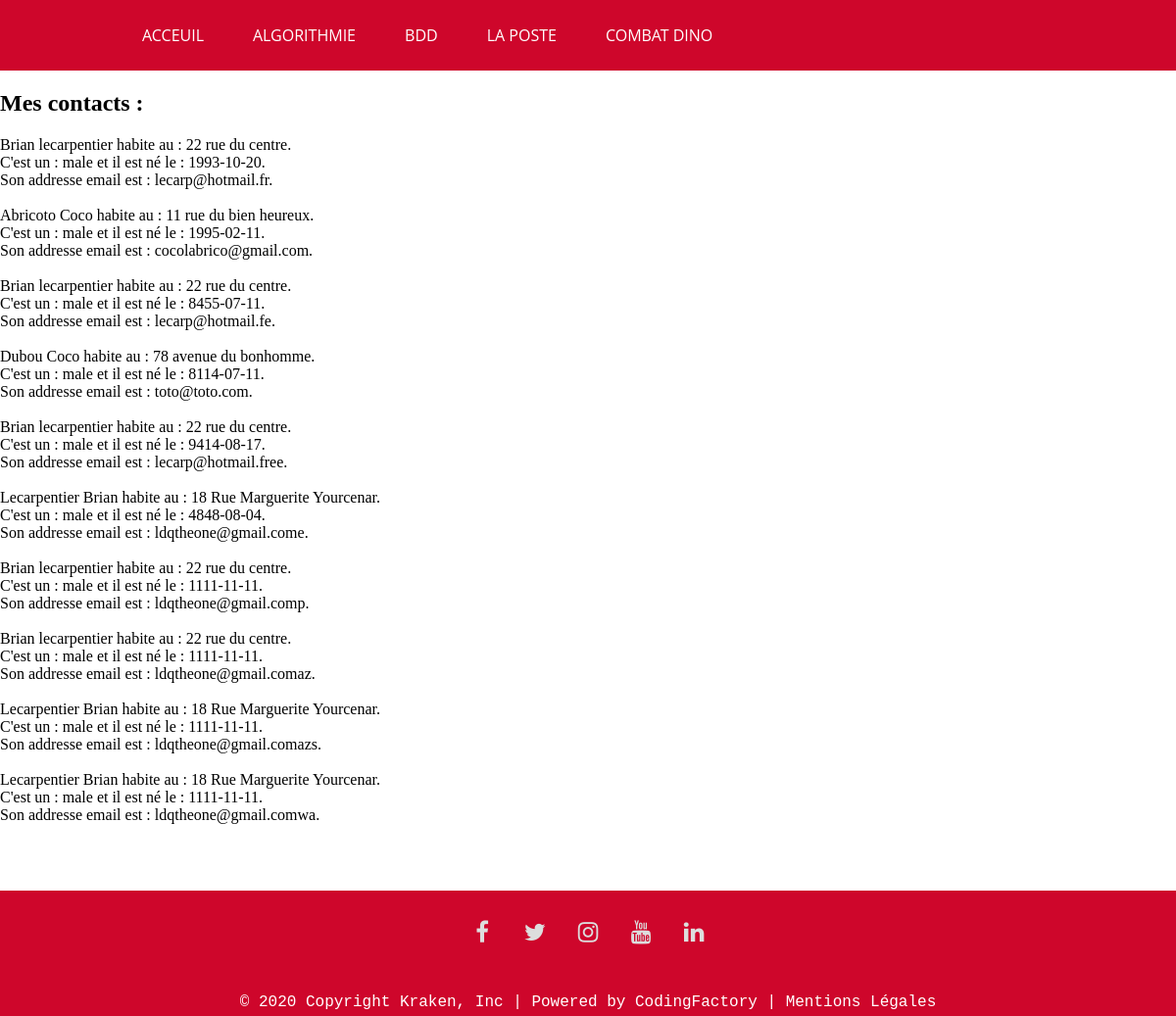
Before: /bdd/US13.php with the older database file.
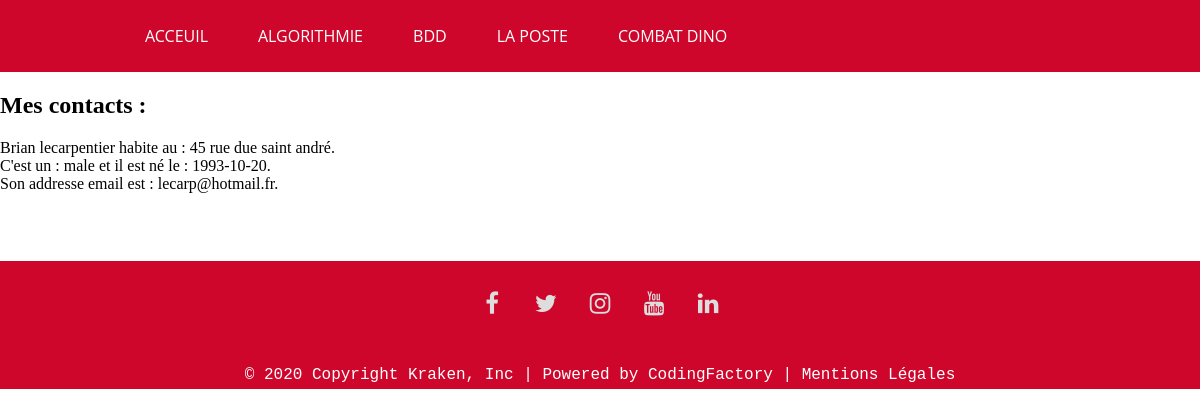
After: the same page with the newer database file.
### tables this page shows
CREATE TABLE IF NOT EXISTS `contacts` (
  `id` tinyint(4) UNSIGNED NOT NULL AUTO_INCREMENT,
  `firstname` varchar(40) NOT NULL,
  `lastname` varchar(40) NOT NULL,
  `birthdate` date NOT NULL,
  `gender` varchar(20) NOT NULL,
  `mail` varchar(40) NOT NULL,
  `address` text NOT NULL,
  PRIMARY KEY (`id`),
  UNIQUE KEY `mail` (`mail`)
);

### bdd/Database.php (called while the page is built, shortened)
<?php
class Database
{
    private $login;
    private $pass;
    private $connec;
    private $dbname;
    public function __construct($dbname, $login ='root', $pass=''){
        $this->dbname = $dbname;
        $this->login = $login;
        $this->pass = $pass;
    }
    private function connexion(){
        try
        {
            $bdd = new PDO('mysql:host=localhost;dbname='. $this->dbname, $this->login, $this->pass);
            $bdd->setAttribute(PDO::ATTR_ERRMODE, PDO::ERRMODE_WARNING);
            $bdd->setAttribute(PDO::ATTR_DEFAULT_FETCH_MODE, PDO::FETCH_OBJ);
            $this->connec = $bdd;
        }
        catch (PDOException $e)
        {
            $msg = 'ERREUR PDO dans ' . $e->getFile() . ' L.' . $e->getLine() . ' : ' . $e->getMessage();
            die($msg);
        }
    }
    public function selectAll($tableName){
        $sql = "SELECT * FROM " . $tableName;
        $result = $this->connec->prepare($sql);
        $result->execute();
        return $result->fetchAll(PDO::FETCH_ASSOC);
    }
}
?>

### bdd/US13.php (the view, shortened to what this page needs)
<?php
require 'Database.php';
$database = new Database("php_week");
?>
<html>
<head>
    <link rel="stylesheet" href="../style.css">
    <link rel="stylesheet" href="https://cdnjs.cloudflare.com/ajax/libs/font-awesome/4.7.0/css/font-awesome.min.css">
</head>
<body>
<?php include '../header.php' ?>
<h2 id="titleContact">Mes contacts :</h2>
<?php
$contacts = $database->selectAll('contacts');
foreach ($contacts as $contact){
    echo $contact['firstname'] . " " . $contact['lastname'] . " habite au : " . $contact['address'] . ".<br/>";
    echo "C'est un : " . $contact['gender'] . " et il est né le : " . $contact['birthdate'] . ".<br/>";
    echo "Son addresse email est : " . $contact['mail'] . ".<br/><br/>";
} ?>
<?php include '../footer.php' ?>
</body>
</html>

### header.php
<header>
    <nav>
        <ul>
            <li><a href="/php_week/index.php">Acceuil</a></li>
            <li><a href="/php_week/algo/algo.php">Algorithmie</a></li>
            <li><a href="/php_week/bdd/bdd.php">BDD</a></li>
            <li><a href="/php_week/poste/poste.php">La poste</a></li>
            <li><a href="/php_week/TP_Dino/dino.php">Combat Dino</a></li>
        </ul>
    </nav>
</header>

### footer.php
<footer>
    <div id="footerBandeRed">
        <ul>
            <li><a href="https://www.facebook.com/itescia/" target="_blank"><i class="fa fa-facebook" id="logofb"></i></a></li>
            <li><a href="https://twitter.com/ITESCIA" target="_blank"><i class="fa fa-twitter" id="logotwitter"></i></a></li>
            <li><a href="https://www.instagram.com/itescia_officiel/" target="_blank"><i class="fa fa-instagram" id="logoinsta"></i></a></li>
            <li><a href="https://www.youtube.com/channel/UCAhB6gZz4lFwtbXqhzkyVDg" target="_blank"><i class="fa fa-youtube" id="logoyt"></i></a></li>
            <li><a href="https://www.linkedin.com/school/itescia/" target="_blank"><i class="fa fa-linkedin" id="logolinkedin"></i></a></li>
        </ul>
    </div>
    <div id="copyright">
        <p>© 2020 Copyright <a href="poulpe.html" target="_blank">Kraken</a>, Inc | <a href="https://codingfactory.fr/" target="_blank">Powered by CodingFactory</a> | <a href="mentionsLegals.html">Mentions Légales</a></p>
    </div>
</footer>

### style.css (style rules this page uses)
header { display: flex; flex-direction: column; }
nav { margin: 0px; padding: 0 10%; background-color: rgb(206, 6, 43); display: flex; flex-direction: column; }
nav ul { margin: 0px; padding: 0px; display: flex; flex-direction: row; }
nav ul li { list-style-type: none; display: flex; flex-direction: column; }
nav ul li a { flex-grow: 1; padding: 25px; font-size: 1em; font-family: "Calibri","Open Sans",sans-serif; color: #FFFFFF; text-transform: uppercase; text-decoration: none; }
footer div { margin: 0; }
#footerBandeRed { height: 60px; padding: 20px 0px; margin: 50px 0 0 0; background-color: rgb(206, 6, 43); }
#footerBandeRed ul { margin: 0px; padding: 0px; text-align: center; }
#footerBandeRed ul li { display: inline-block; width: 50px; height: 50px; margin-top: 10px; border-radius: 100%; font-size: 1.5em; }
#logofb, #logoinsta, #logolinkedin, #logotwitter, #logoyt { color:#DDDDDD; transition-duration: 0.5s; }
#copyright { text-align: center; color: white; background-color: rgb(206, 6, 43); padding: 5px; }
#copyright p { font-family: 'Courier New', Courier, monospace; margin: 0px; }
#copyright a { text-decoration : none; color : white; }
body { margin: 0px; }

Changed rows visible on the page:
removed contacts: firstname "Abricoto", lastname "Coco", address "11 rue du bien heureux", gender "male", birthdate "1995-02-11", mail "cocolabrico@gmail.com"
removed contacts: firstname "Brian", lastname "lecarpentier", address "22 rue du centre", gender "male", birthdate "8455-07-11", mail "lecarp@hotmail.fe"
removed contacts: firstname "Dubou", lastname "Coco", address "78 avenue du bonhomme", gender "male", birthdate "8114-07-11", mail "toto@toto.com"
removed contacts: firstname "Brian", lastname "lecarpentier", address "22 rue du centre", gender "male", birthdate "9414-08-17", mail "lecarp@hotmail.free"
removed contacts: firstname "Lecarpentier", lastname "Brian", address "18 Rue Marguerite Yourcenar", gender "male", birthdate "4848-08-04", mail "ldqtheone@gmail.come"
removed contacts: firstname "Brian", lastname "lecarpentier", address "22 rue du centre", gender "male", birthdate "1111-11-11", mail "ldqtheone@gmail.comp"
removed contacts: firstname "Brian", lastname "lecarpentier", address "22 rue du centre", gender "male", birthdate "1111-11-11", mail "ldqtheone@gmail.comaz"
removed contacts: firstname "Lecarpentier", lastname "Brian", address "18 Rue Marguerite Yourcenar", gender "male", birthdate "1111-11-11", mail "ldqtheone@gmail.comazs"
removed contacts: firstname "Lecarpentier", lastname "Brian", address "18 Rue Marguerite Yourcenar", gender "male", birthdate "1111-11-11", mail "ldqtheone@gmail.comwa"
changed contacts "Brian": address "22 rue du centre" → "45 rue due saint andré"
